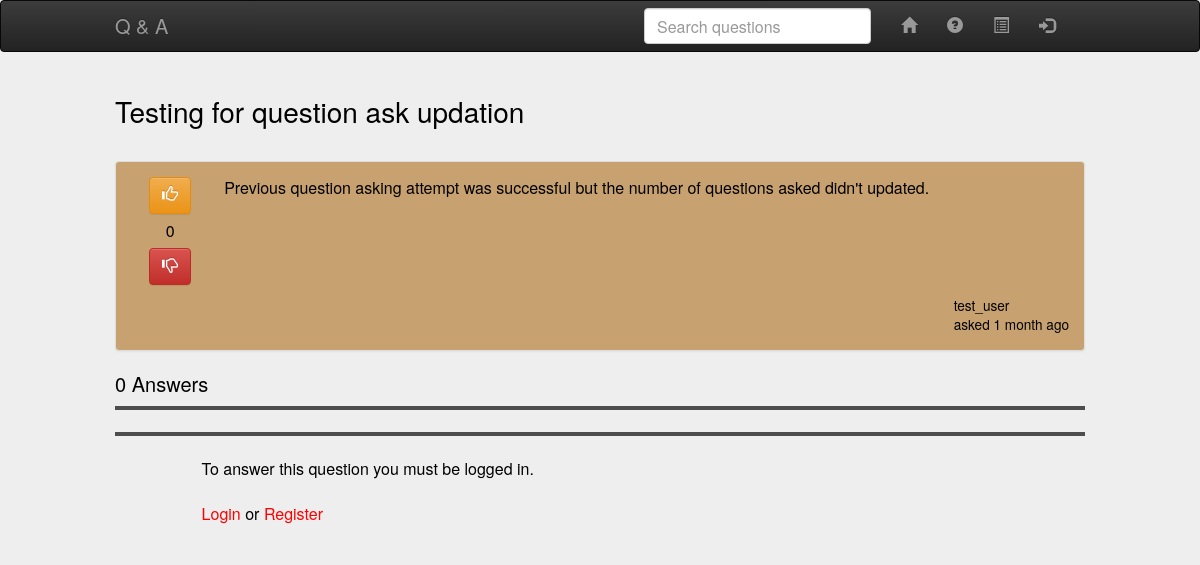
The app's page /questions?qid=4 with its own data.
### tables this page shows
CREATE TABLE `questions` (
  `qid` int(12) unsigned NOT NULL AUTO_INCREMENT,
  `title` tinytext,
  `content` text,
  `uid` int(12) unsigned DEFAULT NULL,
  `asked` datetime DEFAULT NULL,
  `rank` mediumint(6) DEFAULT '0',
  PRIMARY KEY (`qid`),
  KEY `uid` (`uid`),
  FULLTEXT KEY `title` (`title`,`content`),
  CONSTRAINT `questions_ibfk_1` FOREIGN KEY (`uid`) REFERENCES `users` (`uid`) ON DELETE CASCADE
);

CREATE TABLE `users` (
  `uid` int(12) unsigned NOT NULL AUTO_INCREMENT,
  `uname` varchar(30) NOT NULL,
  `login` varchar(30) NOT NULL,
  `password` varchar(100) NOT NULL,
  `joined` date NOT NULL,
  `admin` tinyint(1) NOT NULL DEFAULT '0',
  `superadmin` tinyint(1) NOT NULL DEFAULT '0',
  `q_asked` int(10) unsigned NOT NULL DEFAULT '0',
  `q_answered` int(10) unsigned NOT NULL DEFAULT '0',
  PRIMARY KEY (`uid`),
  UNIQUE KEY `login` (`login`),
  UNIQUE KEY `uname` (`uname`)
);

### assets/components/php/questions-process.php (called while the page is built, shortened)
<?php
$cr=parse_ini_file("../assets/components/credential.ini");
$host=$cr['host'];
$user=$cr['user'];
$pass=$cr['pass'];
$db=$cr['db'];
if(!($sqlhandle=mysqli_connect($host,$user,$pass,$db))){
	die(mysqli_error($sqlhandle));
}
if(isset($_GET['qid'])){
	$qid=$_GET['qid'];
	$query="SELECT qid,title,content,uid,asked,rank,utc_timestamp() AS utctime FROM questions WHERE qid={$qid}";
	$title_present=true;
	if(!($result=mysqli_query($sqlhandle,$query))){
		die(mysqli_error($sqlhandle));
	}else{
		$ans=mysqli_fetch_assoc($result);
	}
}
require_once '../assets/components/php/functions.php';
?>

### assets/components/php/functions.php (called while the page is built, shortened)
<?php
function diff_time_format($big,$small){
	$d1=strtotime($big);
	$d2=strtotime($small);
	$seconds=($d1-$d2);
	$minutes=floor($seconds/60);
	$hours=floor($minutes/60);
	$days=floor($hours/24);
	$months=floor($days/30);
	if($months<12){
		if($months==1){
			return "1 month ago";
		}
		return "$months months ago";
	}
	$date=date_parse($small);
	$mons=array("","Jan","Feb","Mar","Apr","May","Jun","Jul","Aug","Sep","Oct","Nov","Dec");
	$mod_min=$date['minute'];
	$date_string=$mons[$date['month']]." ".$date['day']." ".$date['year']." at ".$date['hour'].":".$mod_min;
	return $date_string;
}
?>

### questions/index.php (the view, shortened to what this page needs)
<?php require_once "../assets/components/php/questions-process.php" ; ?>
<!Doctype html>
<html>
	<head>
		<?php include_once "../assets/components/php/head-tag.php" ;?>
	</head>
	<body>
		<?php include_once "../assets/components/php/snippet-header.php"; ?>
		<section class="container">
				<?php
				if($title_present){
				?>
					<h3><?php echo $ans['title']; ?></h3>
					<br>
					<section  class="panel panel-default ques-panel">
						<div class="panel-body">
							<div class="col-sm-1 votes pull-left">
								<p class="text-center">
									<button type="button" id="ques_up" class="btn btn-warning" title="It's helpfull"><span class="glyphicon glyphicon-thumbs-up" aria-hidden="true"></span></button>
										<?php
											$ques_update=false;
										?>
									<span id="ques_part" data-qid="<?php echo $ans['qid']; ?>" data-update="<?php echo $ques_update; ?>"><?php echo $ans['rank']; ?></span>
									<button type="button" id="ques_down" class="btn btn-danger" title="It's not helpfull"><span class="glyphicon glyphicon-thumbs-down" aria-hidden="true"></span></button>
								</p>
							</div>
							<div class="clearfix">
								<div class="col-xs-12 col-sm-10">
									<?php echo $ans['content']; ?>
								</div>
							</div>
							<div class="pull-right small">
								<?php
									$usel="SELECT uname FROM users WHERE uid={$ans['uid']}";
									if(!$res=mysqli_query($sqlhandle,$usel)){
										mysqli_error($sqlhandle);
									}
									$name=mysqli_fetch_assoc($res);
									if($name){
										echo $name['uname']."<br>";
									}
									echo "asked ".diff_time_format($ans['utctime'],$ans['asked']);
									$get_answers="SELECT count(*) FROM answers WHERE qid={$ans['qid']}";
									$get_ans=0;
									if(!($search=mysqli_query($sqlhandle, $get_answers))){
										echo mysqli_error($sqlhandle);
									}else{
										$g_ans=mysqli_fetch_assoc($search);
										$get_ans=$g_ans['count(*)'];
									}
								?>
							</div>
						</div>
					</section>
						<h4><?php echo $get_ans; ?> Answers</h4>
					<div class="hrow"></div>
					<section>
						<div class="hrow"></div>
					</section>
					<section class="col-sm-11">
						<?php
							if(isset($_SESSION['user_name'],$_SESSION['user_id'])){
						?>
								<form class="form" action="/questions/?qid=<?php echo $qid; ?>" method="post" role="form">
									<div class="form-group">
										<label class="control-label">Answer this question</label><br><br>
										<div>
											<textarea class="form-control" id="rich-text" rows="8" name="content"></textarea>
										</div>
									</div>
									<input type="hidden" value="<?php echo $ans['qid'] ?>" name="qid"><br>
									<input type="hidden" value="<?php echo $_SESSION['user_id'] ?>" name="uid"><br>
									<input type="submit" id="submit" value="Submit" name="submit" class="btn btn-danger col-sm-offset-">
								</form>
						<?php
							}else{
						?>
								<p class="col-sm-offset-1">
									To answer this question you must be logged in.<br><br>
									<a href="/login/?qid=<?php echo $qid; ?>">Login</a> or <a href="/register/">Register</a>
								</p>
						<?php
							}
						?>
					</section>
				<?php
				}else{
				?>
					<h3>Page not found</h3>
					return to <a href="/">home page</a> or <a id="goBack"> previous page</a>
				<?php
				}
				?>
		</section>
	</body>
</html>

### assets/css/theme.css (style rules this page uses)
.btn-default,.btn-primary,.btn-success,.btn-info,.btn-warning,.btn-danger { text-shadow:0 -1px 0 rgba(0,0,0,0.2);-webkit-box-shadow:inset 0 1px 0 rgba(255,255,255,0.15),0 1px 1px rgba(0,0,0,0.075);box-shadow:inset 0 1px 0 rgba(255,255,255,0.15),0 1px 1px rgba(0,0,0,0.075) }
.btn-warning { background-image:-webkit-linear-gradient(top, #f0ad4e 0, #eb9316 100%);background-image:-o-linear-gradient(top, #f0ad4e 0, #eb9316 100%);background-image:linear-gradient(to bottom, #f0ad4e 0, #eb9316 100%);filter:progid:DXImageTransform.Microsoft.gradient(startColorstr='#fff0ad4e', endColorstr='#ffeb9316', GradientType=0);filter:progid:DXImageTransform.Microsoft.gradient(enabled = false);background-repeat:repeat-x;border-color:#e38d13 }
.btn-danger { background-image:-webkit-linear-gradient(top, #d9534f 0, #c12e2a 100%);background-image:-o-linear-gradient(top, #d9534f 0, #c12e2a 100%);background-image:linear-gradient(to bottom, #d9534f 0, #c12e2a 100%);filter:progid:DXImageTransform.Microsoft.gradient(startColorstr='#ffd9534f', endColorstr='#ffc12e2a', GradientType=0);filter:progid:DXImageTransform.Microsoft.gradient(enabled = false);background-repeat:repeat-x;border-color:#b92c28 }
.panel { -webkit-box-shadow:0 1px 2px rgba(0,0,0,0.05);box-shadow:0 1px 2px rgba(0,0,0,0.05) }

### assets/css/mystyles.css (style rules this page uses)
body { background-color:#eee;color:#000 }
a { color:red }
.ques-panel { background-color:#c7a16f }
.hrow { margin-bottom:22px;border-top:2px solid;border-bottom:2px solid;border-color:#4d4d4d }
.votes { line-height:2.1em }

### records on screen
questions: title "Testing for question ask updation", rank "0", content "Previous question asking attempt was successful but the number of questions asked didn't updated."
users: uname "test_user"

### other values on screen
diff_time_format($ans['utctime'],$ans['asked']) "1 month ago"
$get_ans "0"
